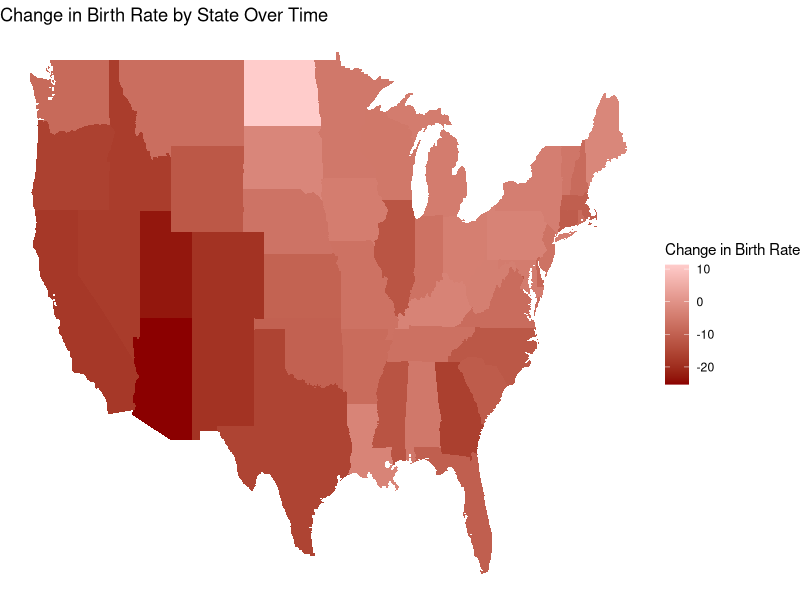
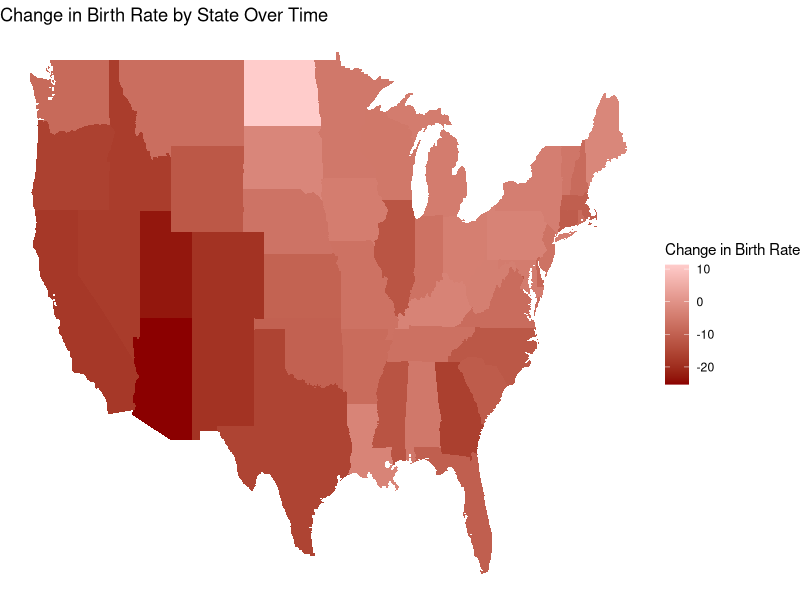

Generate these figures, in order, with R:
#### Preamble ####
# Purpose: Replicates graphs from targeted project
# Author: Yuanyi (Leo) Liu, Qi Er (Emma) Teng
# Date: 14 February 2024
# Contact: leoy.liu@mail.utoronto.ca, e.teng@mail.utoronto.ca
# License: MIT


#### Workspace setup ####
library(tidyverse)


#### Replications ####


## Figure 3 ##

# Read in the raw data
figure3 <- read.csv(here::here("outputs/data/figure_3.csv"))

# Make Plot
ggplot(figure3, aes(x = long, y = lat, group=group)) +
  geom_polygon(aes(fill = brate1544_thsnds_ch_pct)) +
  scale_fill_gradient(low = 'darkred', high = '#FFCCCB') +
  labs(title = 'Change in Birth Rate by State Over Time',
       fill = 'Change in Birth Rate') +
  theme_void()

# Save Plots
ggsave(
  "replications/plots/figure3.png"
)